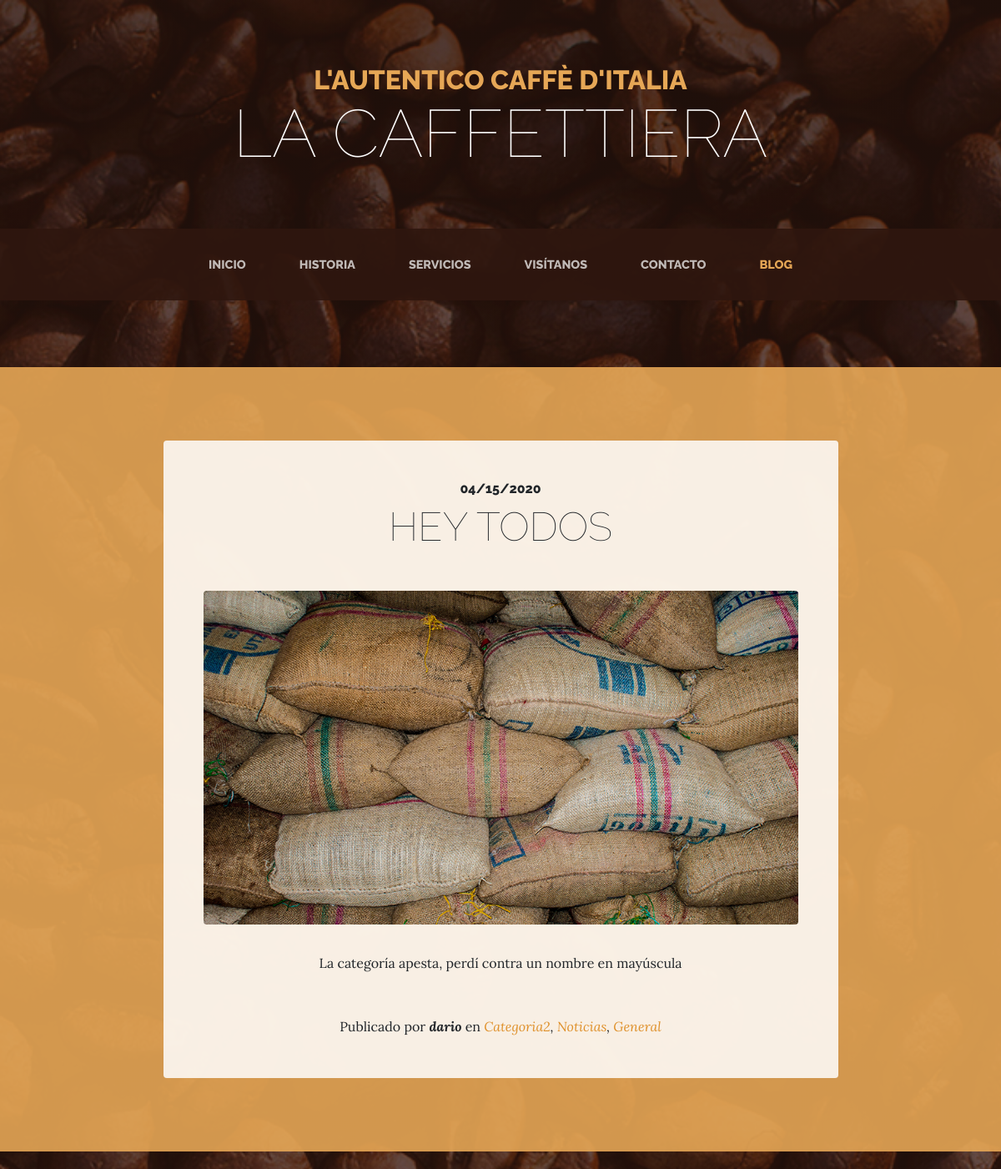
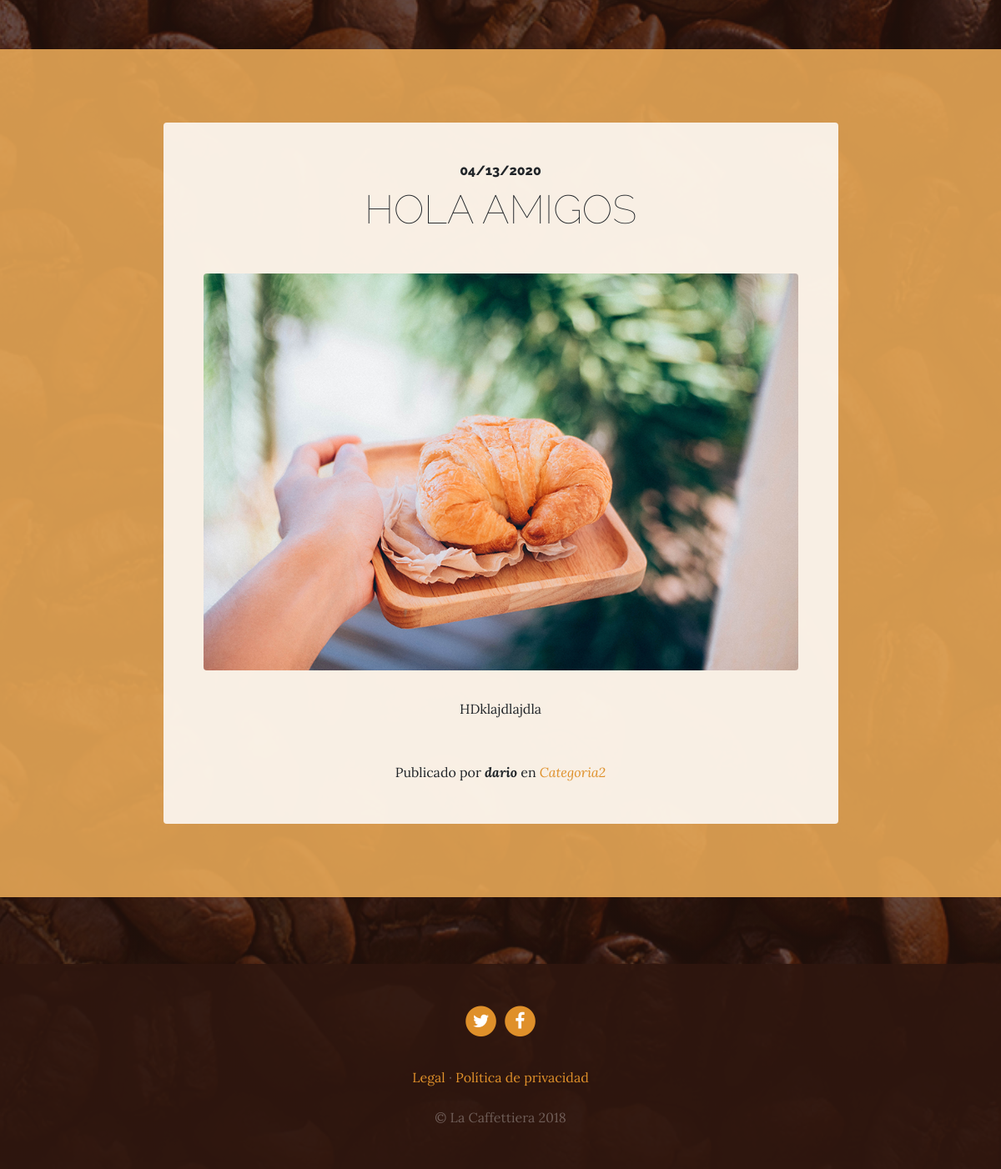
Page /blog/category/3/ on the committed database (2 pictures, top to bottom).
### blog/models.py (models this page shows, shortened)
class post(models.Model):
    title =  models.CharField(max_length=200, verbose_name="Título")
    content = models.TextField(verbose_name="Contenido")
    published = models.DateTimeField(verbose_name="Fecha de publicación", default= now)
    image = models.ImageField(verbose_name="Imágen", upload_to="blog", null=True, blank=True)
    author = models.ForeignKey(User, verbose_name= "Autor", on_delete=models.CASCADE)
    categories = models.ManyToManyField(category, verbose_name= "Categorías", related_name="get_posts")
    created = models.DateTimeField(auto_now_add=True, verbose_name="Fecha de creación")
    updated= models.DateTimeField(auto_now= True, verbose_name= "Fecha de actualización")
    class Meta:
        verbose_name= "Post"
        verbose_name_plural = "Posts"
        ordering = ["-created"]

class category(models.Model):
    name = models.CharField(max_length=100, verbose_name="Nombre")
    created = models.DateTimeField(auto_now_add=True,verbose_name="Fecha de creación")
    updated= models.DateTimeField(auto_now= True, verbose_name= "Fecha de actualización")
    class Meta:
        verbose_name= "Categoría"
        verbose_name_plural = "Categorías"
        ordering = ["-created"]

### pages/models.py (models this page shows, shortened)
class Page(models.Model):
    title= models.CharField(verbose_name="Título", max_length=200)
    content=RichTextField(verbose_name="Contenido")
    order= models.SmallIntegerField(verbose_name="Orden",default=0)
    created= models.DateTimeField(auto_now_add=True,verbose_name="Fecha de creación")
    updated= models.DateTimeField(auto_now= True, verbose_name= "Fecha de actualización")
    class Meta:
        verbose_name= "Página"
        verbose_name_plural = "Páginas"
        ordering = ['order','title']

### blog/views.py (the view)
# urls.py: path('category/<int:category_id>/',views.Category,name="category")
def Category(request, category_id):
    Category = get_object_or_404(category, id= category_id)
    posts = post.objects.all()
    return render(request, "blog/categories.html",{'category':Category,'posts':posts})

### pages/templatetags/pages_extras.py (called while the page is built)
@register.simple_tag
def get_page_list():
    pages= Page.objects.all()
    return pages

### social/processors.py (called while the page is built)
def context_dict(request):
    ctx_dict = {}
    links = Link.objects.all()
    for link in links:
        ctx_dict[link.key] = link.url
    return ctx_dict

### blog/templates/blog/categories.html (shortened to what this page needs)
{% extends "core/base.html" %}
{% load static%}
{% block body %}
{% for post in category.get_posts.all %}
    <section class="page-section cta">
      <div class="container">
        <div class="row">
          <div class="col-xl-9 mx-auto">
            <div class="cta-innerv text-center rounded">
              <h2 class="section-heading mb-5">
                <span class="section-heading-upper">{{post.published|date:"SHORT_DATE_FORMAT"}}</span>
                <span class="section-heading-lower">{{post.title}}</span>
              </h2>
              <p class="mb-0">
                <img class="mx-auto d-flex rounded img-fluid mb-3 mb-lg-0" src="{{post.image.url}}" alt="">
              </p>
              <p class="mb-0 mbt">
               {{post.content|linebreaks}}
              </p>
              <p class="mb-0 mbt">
                <span class="section-heading-under">Publicado por <em><b>{{post.author}}</b></em> en <em> {% for category in post.categories.all %}<a href="{% url 'category' category.id %}" class= "link">{{category.name}}</a>{%if not forloop.last%},{%endif%}
                 {%endfor%}
                  </em>
                </span>
              </p>
            </div>
          </div>
        </div>
      </div>
    </section>
{%endfor%}
{%endblock%}

### core/templates/core/base.html (shortened to what this page needs)
<!DOCTYPE html>
<html lang="es">
  <head>
    {%load static%}
    <link href="{% static 'core/vendor/bootstrap/css/bootstrap.min.css' %}" rel="stylesheet">
    <link href="{% static 'core/vendor/font-awesome/css/font-awesome.min.css' %}" rel="stylesheet" type="text/css">
    <link href="{% static 'core/css/business-casual.css' %}" rel="stylesheet">
  </head>
  <body>
    <h1 class="site-heading text-center text-white d-none d-lg-block">
      <span class="site-heading-upper text-primary mb-3">L'autentico caffè d'italia</span>
      <span class="site-heading-lower">La Caffettiera</span>
    </h1>
    <nav class="navbar navbar-expand-lg navbar-dark py-lg-4" id="mainNav">
      <div class="container">
        <div class="collapse navbar-collapse" id="navbarResponsive">
          <ul class="navbar-nav mx-auto">
            <li class="nav-item  px-lg-4 {%if request.path == '/'%}active{%endif%}">
              <a class="nav-link text-uppercase text-expanded" href="{%url 'home' %}">Inicio</a>
            </li>
            <li class="nav-item px-lg-4 {%if request.path == '/about/'%}active{%endif%}">
              <a class="nav-link text-uppercase text-expanded" href="{%url 'about' %}">Historia</a>
            </li>
            <li class="nav-item px-lg-4 {%if request.path == '/services/'%}active{%endif%}">
              <a class="nav-link text-uppercase text-expanded" href="{%url 'services' %}">Servicios</a>
            </li>
            <li class="nav-item px-lg-4 {%if request.path == '/store/'%}active{%endif%}">
              <a class="nav-link text-uppercase text-expanded" href="{%url 'store' %}">Visítanos</a>
            </li>
            <li class="nav-item px-lg-4 {%if request.path == '/contact/'%}active{%endif%}">
              <a class="nav-link text-uppercase text-expanded" href="{%url 'contact' %}">Contacto</a>
            </li>
            <li class="nav-item px-lg-4 {%if request.path|slice:":6" == '/blog/'%}active{%endif%}">
              <a class="nav-link text-uppercase text-expanded" href="{%url 'blog' %}">Blog</a>
            </li>
          </ul>
        </div>
      </div>
    </nav>
{%block body%}{%endblock%}
    <footer class="footer text-faded text-center py-5">
      <div class="container">
        <p class="m-0">
        {%if link_twitter%}
	        <a href="{{link_twitter}}" class="link">
	          <span class="fa-stack fa-lg">
	            <i class="fa fa-circle fa-stack-2x"></i>
	            <i class="fa fa-twitter fa-stack-1x fa-inverse"></i>
	          </span>
	        </a>
          {%endif%}
          {%if link_facebook%}
	        <a href="{{link_facebook}}" class="link">
	          <span class="fa-stack fa-lg">
	            <i class="fa fa-circle fa-stack-2x"></i>
	            <i class="fa fa-facebook fa-stack-1x fa-inverse"></i>
	          </span>
	        </a>
          {%endif%}
	    </p>
        <p class="m-0 mbt">
          {%load pages_extras %}
          {%get_page_list as pages_list %}
          {%for page in pages_list%}
           <a href="{%url 'page' page.id page.title|slugify %}" class="link">{{page.title}}</a> {% if not forloop.last%}·{%endif%}
          {%endfor%}
		</p>
        <p class="m-0 mbt1">&copy; La Caffettiera 2018</p>
      </div>
	</footer>
  </body>
</html>

### core/static/core/css/business-casual.css (style rules this page uses)
body { font-family: 'Lora'; background: linear-gradient(rgba(47, 23, 15, 0.65), rgba(47, 23, 15, 0.65)), url("../img/bg.jpg"); background-attachment: fixed; background-position: center; background-size: cover; }
h1, h2, h3, h4, h5, h6 { font-family: 'Raleway'; }
p { line-height: 1.75; }
.text-faded { color: rgba(255, 255, 255, 0.3); }
.site-heading { margin-top: 5rem; margin-bottom: 5rem; text-transform: uppercase; line-height: 1; font-family: 'Raleway'; }
.site-heading .site-heading-upper { display: block; font-size: 2rem; font-weight: 800; }
.site-heading .site-heading-lower { font-size: 5rem; font-weight: 100; line-height: 4rem; }
.page-section { margin-top: 5rem; margin-bottom: 5rem; }
.section-heading { text-transform: uppercase; }
.section-heading .section-heading-upper { display: block; font-size: 1rem; font-weight: 800; padding-bottom:.5rem; }
.section-heading .section-heading-lower { display: block; font-size: 3rem; font-weight: 100; }
#mainNav { background-color: rgba(47, 23, 15, 0.9); font-family: 'Raleway'; }
#mainNav .navbar-nav .nav-item .nav-link { color: rgba(255, 255, 255, 0.7); font-weight: 800; }
#mainNav .navbar-nav .nav-item.active .nav-link { color: #e6a756; }
@media (min-width: 992px) { #mainNav .navbar-nav .nav-item .nav-link { font-size: 0.9rem; } }
.cta { padding-top: 5rem; padding-bottom: 5rem; background-color: rgba(230, 167, 86, 0.9); }
.cta .cta-innerv { position: relative; padding: 3rem; margin: 0.5rem; background-color: rgba(255, 255, 255, 0.85); }
.footer { background-color: rgba(47, 23, 15, 0.9); }
.text-primary { color: #e6a756 !important; }
.mbt { padding-top: 2rem; }
.mbt1 { padding-top: 1.25rem; }
a.link { color: #df902a; }

### rows in the picture
post: published "04/15/2020", title "HEY TODOS", image (picture), content "La categoría apesta, perdí contra un nombre en mayúscula", author "dario"
category: name "Categoria2"
category: name "Noticias"
category: name "General"
post: published "04/13/2020", title "HOLA AMIGOS", image (picture), content "HDklajdlajdla", author "dario"
Page: title "Legal"
Page: title "Política de privacidad"
